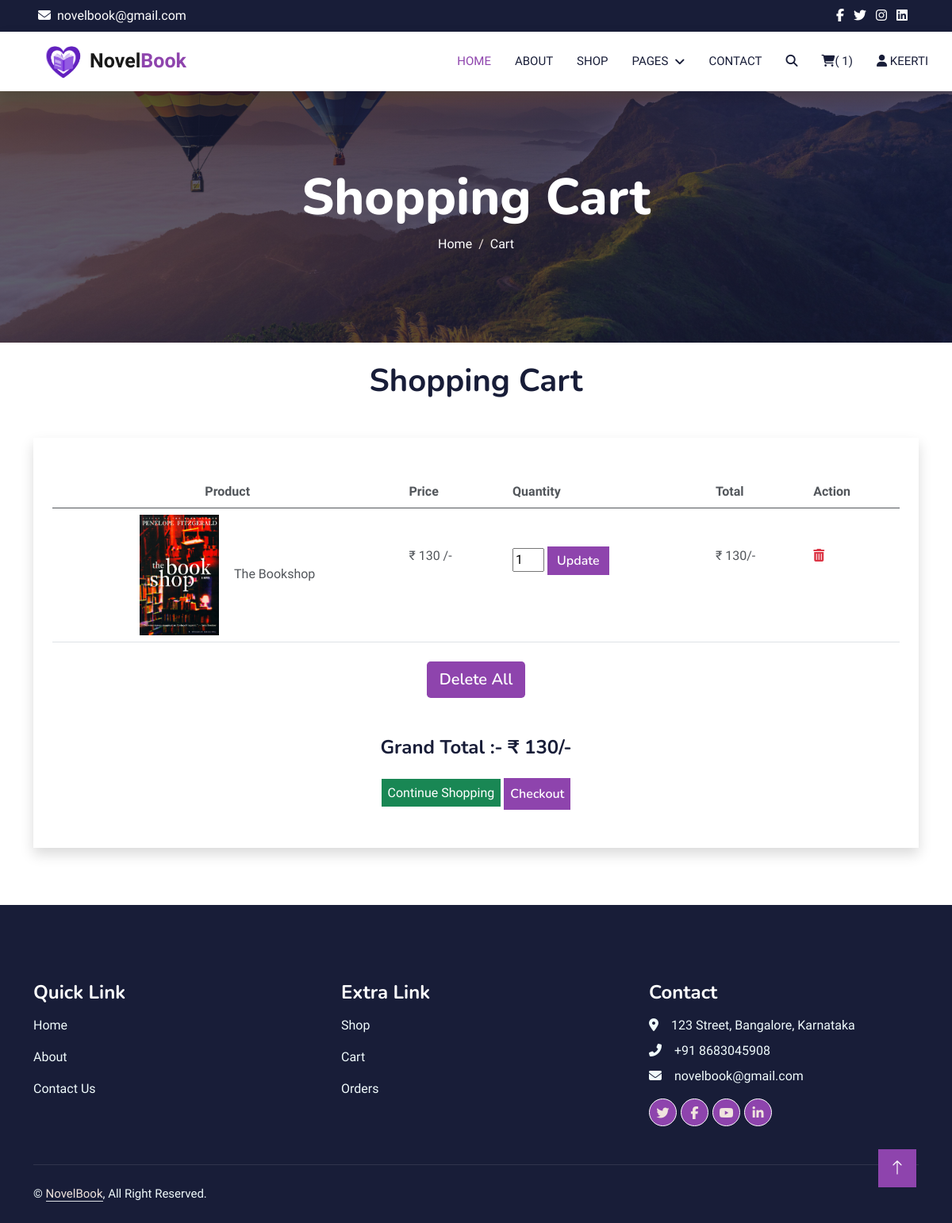
Screenshot of /cart.php (signed in) with the database file from the repository.
### tables this page shows
CREATE TABLE `cart` (
  `id` int(100) NOT NULL,
  `user_id` int(100) NOT NULL,
  `name` varchar(100) NOT NULL,
  `price` int(100) NOT NULL,
  `quantity` int(100) NOT NULL,
  `image` varchar(100) NOT NULL
);

### cart.php (the view, shortened to what this page needs)
<?php
include 'inc/db.php';
$user_id = $_SESSION['user_id'];
?>
<?php
include "inc/header.php";
?>
<div class="container-fluid py-5 page-header">
   <div class="container py-5">
      <div class="row justify-content-center">
         <div class="col-lg-10 text-center wow fadeInUp">
            <h1 class="display-3 text-white animated slideInDown">Shopping Cart</h1>
            <nav aria-label="breadcrumb">
               <ol class="breadcrumb justify-content-center">
                  <li class="breadcrumb-item"><a class="text-white" href="#">Home</a></li>
                  <li class="breadcrumb-item text-white active" aria-current="page">Cart</li>
               </ol>
            </nav>
         </div>
      </div>
   </div>
</div>
<div class="container-xxl py-4">
   <div class="container">
      <div class="text-center wow fadeInUp mb-2" data-wow-delay="0.1s">
         <h1 class="mb-5 bg-white text-center px-3">Shopping Cart</h1>
      </div>
      <div class="container shadow py-4 px-4">
         <div class="table-container  d-none d-sm-none d-md-none d-lg-block">
            <table class="table mt-4">
               <thead>
                  <tr>
                     <th class="text-center">Product</th>
                     <th scope="col">Price</th>
                     <th scope="col">Quantity</th>
                     <th scope="col">Total</th>
                     <th scope="col">Action</th>
               </thead>
               <tbody>
                  <?php
                  $select_cart = mysqli_query($conn, "SELECT * FROM `cart` WHERE user_id = '$user_id'") or die('query failed');
                  if (mysqli_num_rows($select_cart) > 0) {
                     while ($fetch_cart = mysqli_fetch_assoc($select_cart)) {
                        ?>
                        <tr>
                           <td class="text-center">
                              <img src="uploaded_img/<?php echo $fetch_cart['image']; ?>" alt="" width="100px"
                                 class="img-fluid">
                              <span style="margin-left:15px;">
                                 <?php echo $fetch_cart['name']; ?>
                              </span>
                           </td>
                           <td class="py-5">₹
                              <?php echo $fetch_cart['price']; ?> /-
                           </td>
                           <td class="py-5">
                              <form action="" method="post">
                                 <input type="number" min="1" name="cart_quantity"
                                    value="<?php echo $fetch_cart['quantity']; ?>" style="width:40px;">
                                 <input type="submit" name="update_cart" value="Update" class="text-white btn">
                              </form>
                           </td>
                           <td class="py-5">
                              <div class="sub-total"><span>₹
                                    <?php echo $sub_total = ($fetch_cart['quantity'] * $fetch_cart['price']); ?>/-
                                 </span> </div>
                           </td>
                           <td class="py-5">
                              <a href="cart.php?delete=<?php echo $fetch_cart['id']; ?>" class="fas fa-trash-alt text-danger"
                                 onclick="return confirm('Delete this from cart?');"></a>
                           </td>
                        </tr>
                        <?php
                     }
                  } else {
                     echo '<p class="empty text-center">Your Cart is Empty</p>';
                  }
                  ?>
               </tbody>
            </table>
         </div>
            <?php
            $grand_total = 0;
            $select_cart = mysqli_query($conn, "SELECT * FROM `cart` WHERE user_id = '$user_id'") or die('query failed');
            if (mysqli_num_rows($select_cart) > 0) {
               while ($fetch_cart = mysqli_fetch_assoc($select_cart)) {
                  ?>
                                    <?php echo $sub_total = ($fetch_cart['quantity'] * $fetch_cart['price']); ?>/-
                  <?php
                  $grand_total += $sub_total;
               }
            } else {
               echo '<p class="empty text-center">Your Cart is Empty</p>';
            }
            ?>
         <div class="row ">
            <div class="col-12 mt-4">
               <center>
                  <a href="cart.php?delete_all"
                     class="btn btn-lg text-white <?php echo ($grand_total > 1) ? '' : 'disabled'; ?>"
                     onclick="return confirm('Delete all from cart?');">Delete All</a>
               </center>
            </div>
         </div>
         <div class="row p-4 mt-4">
            <div class="col-12">
               <h4 class="text-center mb-4">Grand Total :- <span>₹
                     <?php echo $grand_total; ?>/-
                  </span>
               </h4>
               <center>
                  <div class="text-center d-none d-sm-none d-md-none d-lg-block">
                     <a href="shop.php" class="btn-success text-white p-2">Continue Shopping</a>
                     <a href="checkout.php"
                        class="btn text-white p-2 <?php echo ($grand_total > 1) ? '' : 'disabled'; ?>">
                        Checkout</a>
                  </div>
               </center>
            </div>
         </div>
      </div>
   </div>
</div>
<?php
include "inc/footer2.php";
?>
</body>
</html>

### css/style.css (style rules this page uses)
:root { --primary: #8e44ad; --light: #F0FBFC; --light: #f0e4de; --dark: #181d38; }
.btn { background-color: #8e44ad; border: none; }
.btn { font-family: 'Nunito', sans-serif; font-weight: 600; transition: .5s; }
.page-header { background: linear-gradient(rgba(24, 29, 56, .7), rgba(24, 29, 56, .7)), url(../images/carousel-1.jpg); background-position: center center; background-repeat: no-repeat; background-size: cover; }
.breadcrumb-item+.breadcrumb-item::before { color: var(--light); }

### rows the page displays
cart: image (picture), name "The Bookshop", price "130", cart_quantity "1"

### other values shown
$cart_rows_number "1"
$_SESSION['user_name'] "KEERTI"
$grand_total "130"
